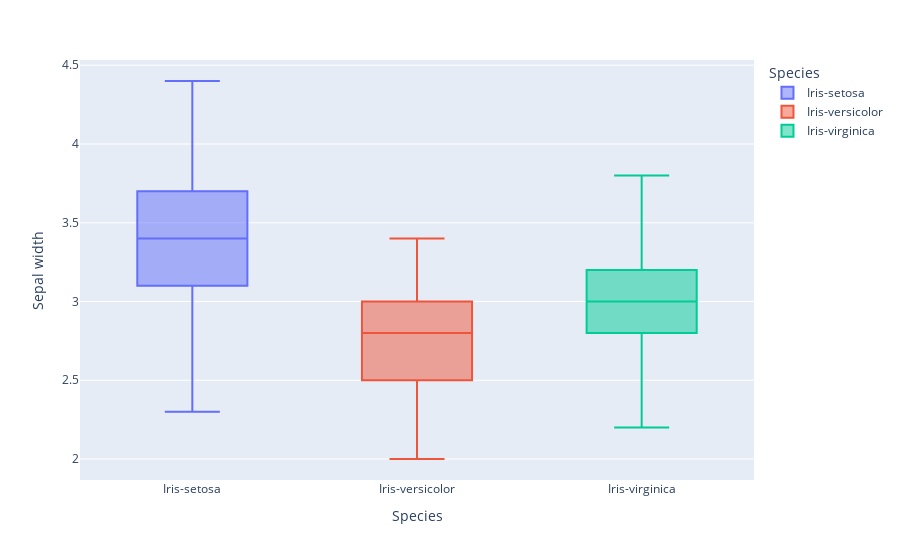

Notebook source saved alongside this figure:
### Code cell
#3 using plotly express
import plotly.express as px
a=df['Species']
px.box(df, x=a, y='Sepal width', color='Species')

### Figure 1 — Plotly figure (JSON) as saved in the notebook; plotly's stock layout.template omitted (floating-point values rounded to 4 significant figures)
{"data": [{"alignmentgroup": "True", "hovertemplate": "Species=%{x}<br>Sepal width=%{y}<extra></extra>", "legendgroup": "Iris-setosa", "marker": {"color": "#636efa"}, "name": "Iris-setosa", "notched": false, "offsetgroup": "Iris-setosa", "orientation": "v", "showlegend": true, "type": "box", "x": ["Iris-setosa", "Iris-setosa", "Iris-setosa", "Iris-setosa", "Iris-setosa", "Iris-setosa", "Iris-setosa", "Iris-setosa", "Iris-setosa", "Iris-setosa", "Iris-setosa", "Iris-setosa", "Iris-setosa", "Iris-setosa", "Iris-setosa", "Iris-setosa", "Iris-setosa", "Iris-setosa", "Iris-setosa", "Iris-setosa", "Iris-setosa", "Iris-setosa", "Iris-setosa", "Iris-setosa", "Iris-setosa", "Iris-setosa", "Iris-setosa", "Iris-setosa", "Iris-setosa", "Iris-setosa", "Iris-setosa", "Iris-setosa", "Iris-setosa", "Iris-setosa", "Iris-setosa", "Iris-setosa", "Iris-setosa", "Iris-setosa", "Iris-setosa", "Iris-setosa", "Iris-setosa", "Iris-setosa", "Iris-setosa", "Iris-setosa", "Iris-setosa", "Iris-setosa", "Iris-setosa", "Iris-setosa", "Iris-setosa"], "x0": " ", "xaxis": "x", "y": [3, 3.2, 3.1, 3.6, 3.9, 3.4, 3.4, 2.9, 3.1, 3.7, 3.4, 3, 3, 4, 4.4, 3.9, 3.5, 3.8, 3.8, 3.4, 3.7, 3.6, 3.3, 3.4, 3, 3.4, 3.5, 3.4, 3.2, 3.1, 3.4, 4.1, 4.2, 3.1, 3.2, 3.5, 3.1, 3, 3.4, 3.5, 2.3, 3.2, 3.5, 3.8, 3, 3.8, 3.2, 3.7, 3.3], "y0": " ", "yaxis": "y"}, {"alignmentgroup": "True", "hovertemplate": "Species=%{x}<br>Sepal width=%{y}<extra></extra>", "legendgroup": "Iris-versicolor", "marker": {"color": "#EF553B"}, "name": "Iris-versicolor", "notched": false, "offsetgroup": "Iris-versicolor", "orientation": "v", "showlegend": true, "type": "box", "x": ["Iris-versicolor", "Iris-versicolor", "Iris-versicolor", "Iris-versicolor", "Iris-versicolor", "Iris-versicolor", "Iris-versicolor", "Iris-versicolor", "Iris-versicolor", "Iris-versicolor", "Iris-versicolor", "Iris-versicolor", "Iris-versicolor", "Iris-versicolor", "Iris-versicolor", "Iris-versicolor", "Iris-versicolor", "Iris-versicolor", "Iris-versicolor", "Iris-versicolor", "Iris-versicolor", "Iris-versicolor", "Iris-versicolor", "Iris-versicolor", "Iris-versicolor", "Iris-versicolor", "Iris-versicolor", "Iris-versicolor", "Iris-versicolor", "Iris-versicolor", "Iris-versicolor", "Iris-versicolor", "Iris-versicolor", "Iris-versicolor", "Iris-versicolor", "Iris-versicolor", "Iris-versicolor", "Iris-versicolor", "Iris-versicolor", "Iris-versicolor", "Iris-versicolor", "Iris-versicolor", "Iris-versicolor", "Iris-versicolor", "Iris-versicolor", "Iris-versicolor", "Iris-versicolor", "Iris-versicolor", "Iris-versicolor", "Iris-versicolor"], "x0": " ", "xaxis": "x", "y": [3.2, 3.2, 3.1, 2.3, 2.8, 2.8, 3.3, 2.4, 2.9, 2.7, 2, 3, 2.2, 2.9, 2.9, 3.1, 3, 2.7, 2.2, 2.5, 3.2, 2.8, 2.5, 2.8, 2.9, 3, 2.8, 3, 2.9, 2.6, 2.4, 2.4, 2.7, 2.7, 3, 3.4, 3.1, 2.3, 3, 2.5, 2.6, 3, 2.6, 2.3, 2.7, 3, 2.9, 2.9, 2.5, 2.8], "y0": " ", "yaxis": "y"}, {"alignmentgroup": "True", "hovertemplate": "Species=%{x}<br>Sepal width=%{y}<extra></extra>", "legendgroup": "Iris-virginica", "marker": {"color": "#00cc96"}, "name": "Iris-virginica", "notched": false, "offsetgroup": "Iris-virginica", "orientation": "v", "showlegend": true, "type": "box", "x": ["Iris-virginica", "Iris-virginica", "Iris-virginica", "Iris-virginica", "Iris-virginica", "Iris-virginica", "Iris-virginica", "Iris-virginica", "Iris-virginica", "Iris-virginica", "Iris-virginica", "Iris-virginica", "Iris-virginica", "Iris-virginica", "Iris-virginica", "Iris-virginica", "Iris-virginica", "Iris-virginica", "Iris-virginica", "Iris-virginica", "Iris-virginica", "Iris-virginica", "Iris-virginica", "Iris-virginica", "Iris-virginica", "Iris-virginica", "Iris-virginica", "Iris-virginica", "Iris-virginica", "Iris-virginica", "Iris-virginica", "Iris-virginica", "Iris-virginica", "Iris-virginica", "Iris-virginica", "Iris-virginica", "Iris-virginica", "Iris-virginica", "Iris-virginica", "Iris-virginica", "Iris-virginica", "Iris-virginica", "Iris-virginica", "Iris-virginica", "Iris-virginica", "Iris-virginica", "Iris-virginica", "Iris-virginica", "Iris-virginica", "Iris-virginica"], "x0": " ", "xaxis": "x", "y": [3.3, 2.7, 3, 2.9, 3, 3, 2.5, 2.9, 2.5, 3.6, 3.2, 2.7, 3, 2.5, 2.8, 3.2, 3, 3.8, 2.6, 2.2, 3.2, 2.8, 2.8, 2.7, 3.3, 3.2, 2.8, 3, 2.8, 3, 2.8, 3.8, 2.8, 2.8, 2.6, 3, 3.4, 3.1, 3, 3.1, 3.1, 3.1, 2.7, 3.2, 3.3, 3, 2.5, 3, 3.4, 3], "y0": " ", "yaxis": "y"}], "layout": {"boxmode": "overlay", "legend": {"title": {"text": "Species"}, "tracegroupgap": 0}, "margin": {"t": 60}, "xaxis": {"anchor": "y", "categoryarray": ["Iris-setosa", "Iris-versicolor", "Iris-virginica"], "categoryorder": "array", "domain": [0, 1], "title": {"text": "Species"}}, "yaxis": {"anchor": "x", "domain": [0, 1], "title": {"text": "Sepal width"}}}}
